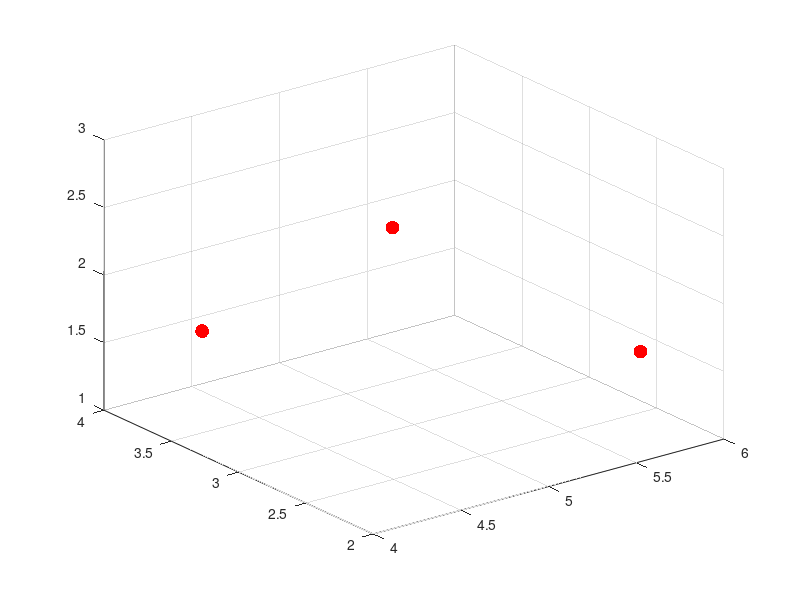

The MATLAB script that drew this image:
clc, clear
%clears

%% definning variables

X_0 = transpose([4 2 1]);  %Initial Point
a = 2;   %Simplex

[rows, columns] = size(X_0);     %equally space points
n= rows;

p = a / (n * sqrt(2)) * (sqrt(n+1) + n -1);
q = a / (n * sqrt(2)) * (sqrt(n+1) - 1);

I = eye(n);    %Identity Matrix

%% Calculation
vertices = [];

for i = 1:n
    X_i = X_0 + p * I(:,i);
    
    for j = 1:n
        if i~=j
            X_i = X_i + q * I(:,j);
        end
    end
    
    vertices = [vertices  X_i];
    
end

%% Outputs

answer = transpose(vertices);
scatter3(vertices(1,:),vertices(2,:),vertices(3,:),100,'r','filled')
answer
